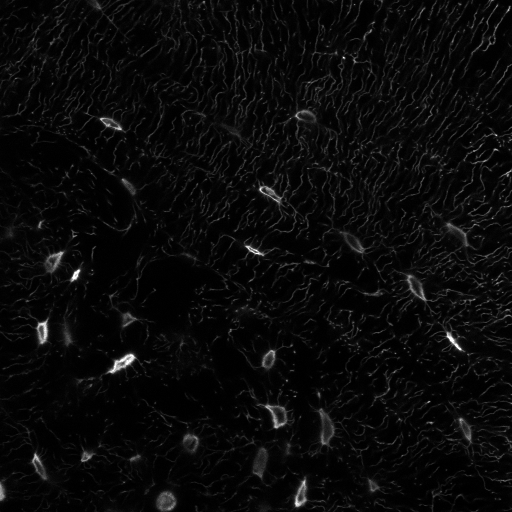
#> input picture opencv/ImageProc/Morphological Transformation/LacIM.tif, 512 x 512 px
$ python canny.py
#> lines starting #> are read from the running program, lines starting #| are printed output that depends on the picture
# cv2.canny() --> edge detector
# first step - noise reduction
#   -the algorithm utlizes a 5x5 Gaussian filter
# second step - Intensity Gradient of image
#   -image is filtered with a sobel kernel in both directions (x and y) to
#   find first derivative
#   -This step determines the "norm" edge gradient sqrt(Gx^2+Gy^2)
#   - and the angle theta = atan(Gy/Gx)
#   the angle is rounded to one of four angles (horizontal, vertical, and
#   two diagonal
# thrid step - filter pixels
#   all pixels are checked if its a local maximum in the direction of gradient
# fourth step - thresholding filter
#   - two threshold are used: minVal, maxVal
# if edge intensity gradient > maxVal its an edge
# if edge intensity gradient < minVal discard
# if minVal < edge instensity gradient < maxVal, classified based on connectivity

#syntax: cv2.canny(img,minVal,maxVal, option: aperature_size, L2gradient)
# aperature size specifies the sobel kernel used to find image gradient
# default is 3x3
# L2gradient specifies equation for finding gradient magnitude.
# True uses norm equation, Flase uses abs(Gx)+abs(Gy)
# default is False

import cv2
import numpy as np
from matplotlib import pyplot as plt

img = cv2.imread('LacIM.tif',0)
#> img is the input picture: shape (512, 512); min 0, max 255, mean 9.9

edges = cv2.Canny(img,150,200)
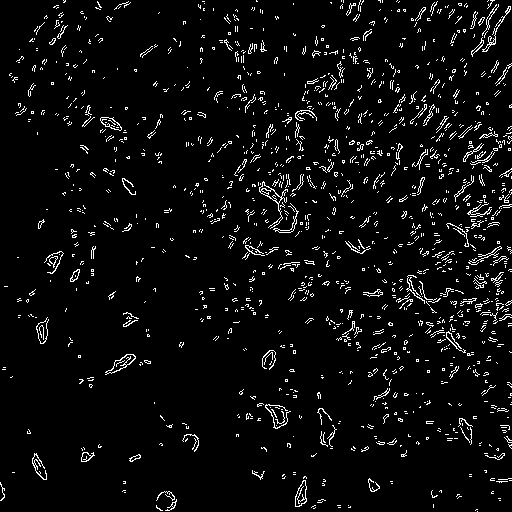
#> edges: shape (512, 512); 4.8% white in thin lines or dots

plt.subplot(121),plt.imshow(img,cmap = 'gray')
plt.title('Original Image'), plt.xticks([]), plt.yticks([])
plt.subplot(122),plt.imshow(edges,cmap = 'gray')
plt.title('Edge Image'), plt.xticks([]), plt.yticks([])

plt.show()
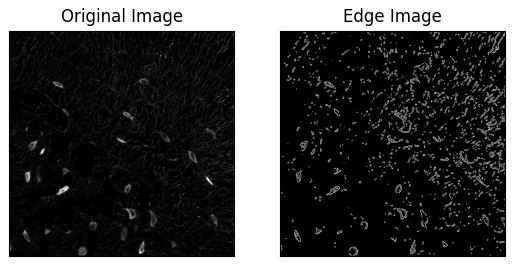
#> figure drawn by matplotlib, 2 panels
